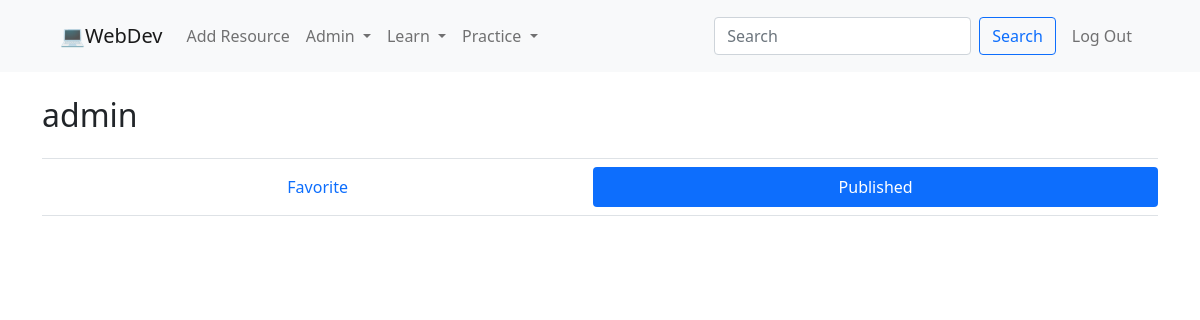
The page /published (signed in) on the database as committed earlier.
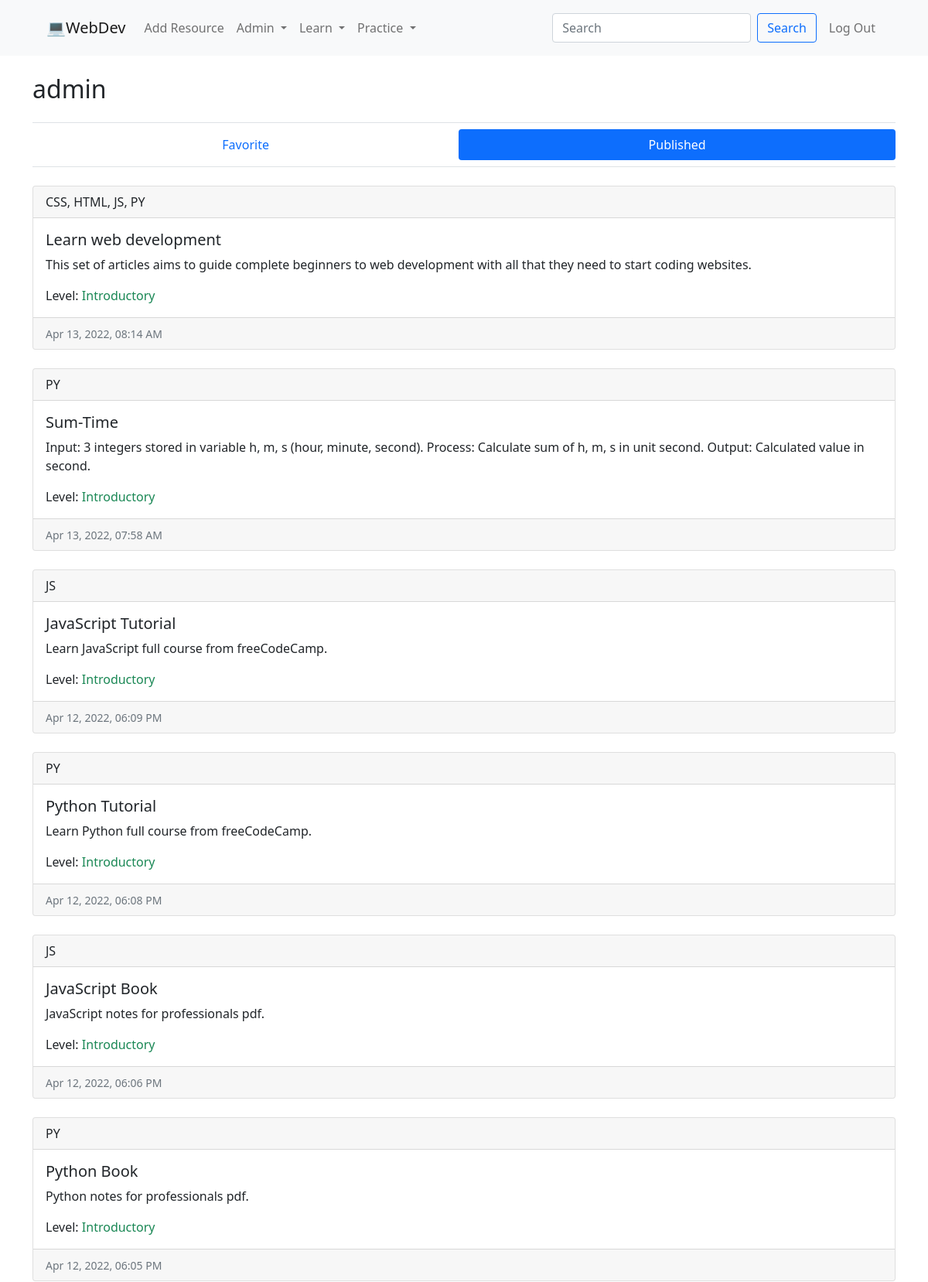
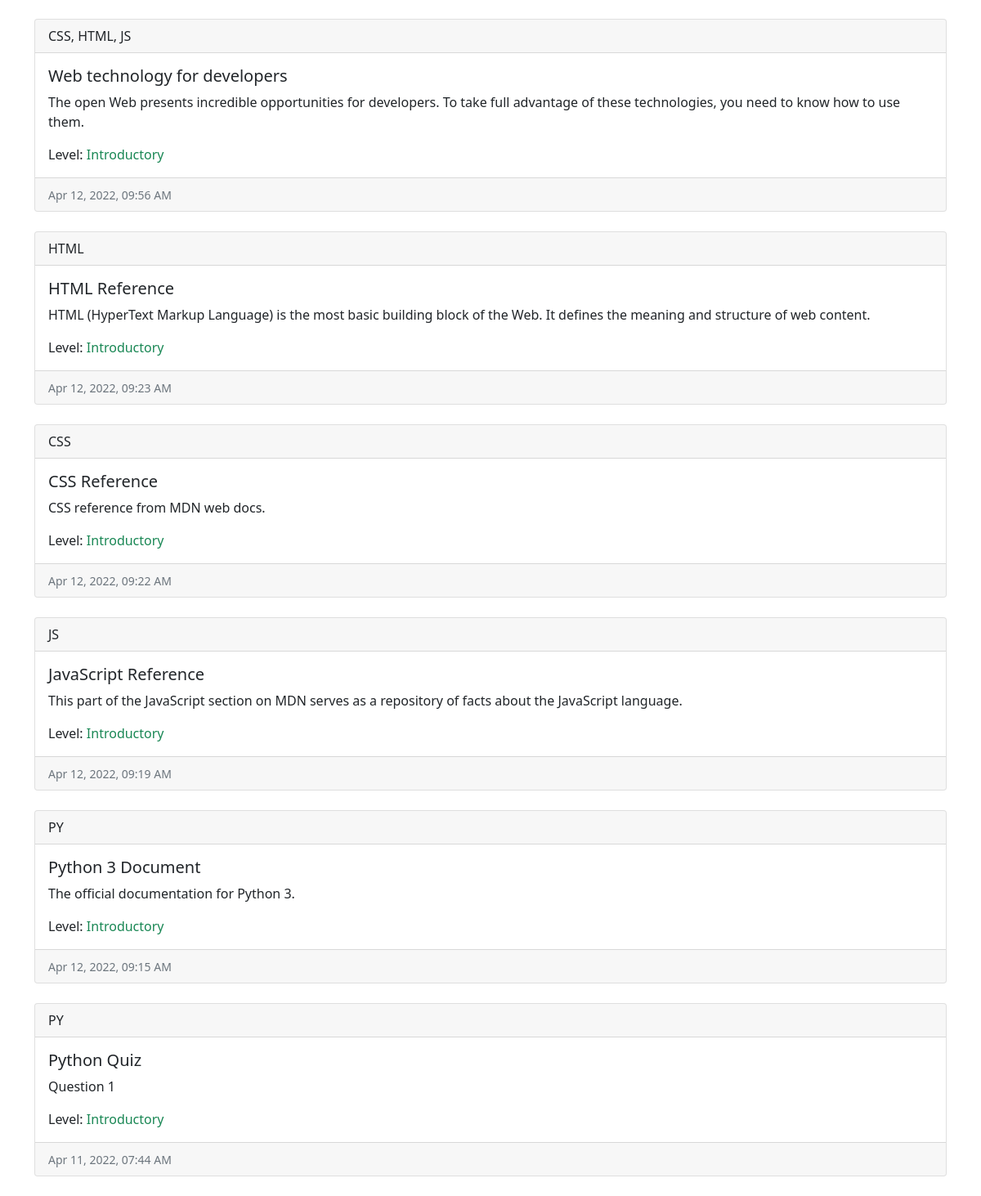
The same page on the database as committed later (2 pictures, top to bottom).
### webdev/models.py (models this page shows, shortened)
class Resource(models.Model):
    CATEGORY_CHOICES = [
        ("BOOK", "Book"),
        ("CODE", "Code"),
        ("CRS", "Course"),
        ("DOC", "Document"),
        ("QUIZ", "Quiz"),
        ("VID", "Video")
    ]
    LEVEL_CHOICES = [
        ("INTR", "Introductory"),
        ("MEDI", "Intermediate"),
        ("ADVC", "Advanced")
    ]
    title = models.CharField(max_length=150)
    description = models.TextField()
    url = models.URLField(max_length=255)
    embeddable = models.BooleanField()
    category = models.CharField(max_length=4, choices=CATEGORY_CHOICES)
    timestamp = models.DateTimeField(auto_now_add=True)
    user = models.ForeignKey("User", on_delete=models.SET_NULL, related_name="added_by", null=True)
    like = models.ManyToManyField("User", related_name="liker", blank=True)
    favorite = models.ManyToManyField("User", related_name="favoriter", blank=True)
    language = models.ManyToManyField("Language", related_name="lang")
    level = models.CharField(max_length=4, choices=LEVEL_CHOICES)
    def serialize(self):
        return {
            "id": self.id,
            "title": self.title,
            "description": self.description,
            "timestamp": self.timestamp.strftime("%b %d, %Y, %I:%M %p"),
            "language": ", ".join([lang.language for lang in self.language.all()]),
            "level": self.level
        }

class Language(models.Model):
    LANGUAGE_CHOICES = [
        ("CSS", "CSS"),
        ("HTML", "HTML"),
        ("JS", "JavaScript"),
        ("PY", "Python")
    ]
    language = models.CharField(max_length=4, unique=True, choices=LANGUAGE_CHOICES)
    def __str__(self):
        return self.language

### webdev/views.py (the view)
# urls.py: path("<str:content_type>", views.content, name="content"),
def content(request, content_type):
    if content_type not in CATEGORY.keys():
        return render(request, "webdev/content.html", {
            "message": "Invalid content type."
        }, status=404)
    if not request.user.is_authenticated and content_type in ["favorite", "published"]:
        return render(request, "webdev/content.html", {
            "message": "Login required."
        }, status=401)
    if content_type == "favorite":
        resources = Resource.objects.filter(favorite__pk=request.user.pk)
    elif content_type == "published":
        resources = Resource.objects.filter(user=request.user)
    else:
        resources = Resource.objects.filter(category=CATEGORY[content_type]["cap"])
    resources = resources.order_by("-timestamp")
    return render(request, "webdev/content.html", {
        "level": LEVEL,
        "resources": resources,
        "category": CATEGORY[content_type]
    })

### webdev/views.py (called while the page is built)
@register.filter
def get_item(dictionary, key):
    return dictionary.get(key)

### webdev/templates/webdev/content.html (shortened to what this page needs)
{% extends  "webdev/layout.html" %}
{% block body %}
    {% if message %}
        <h2>{{ message }}</h2>
    {% else %}
        {% if category.view == "learn" %}
            <div id="learn-view">
                <h2 class="mb-4">Learn</h2>
                <nav class="nav nav-pills flex-column flex-sm-row mb-4 py-2 border-top border-bottom">
                    <a id="tab-book" class="flex-sm-fill text-sm-center nav-link nav-tab {% if category.cap == 'BOOK' %}active{% endif %}" data-content="book">Book</a>
                    <a id="tab-course" class="flex-sm-fill text-sm-center nav-link nav-tab {% if category.cap == 'CRS' %}active{% endif %}" data-content="crs">Course</a>
                    <a id="tab-document" class="flex-sm-fill text-sm-center nav-link nav-tab {% if category.cap == 'DOC' %}active{% endif %}" data-content="doc">Document</a>
                    <a id="tab-video" class="flex-sm-fill text-sm-center nav-link nav-tab {% if category.cap == 'VID' %}active{% endif %}" data-content="vid">Video</a>
                </nav>
            </div>
        {% elif category.view == "user" and user.is_authenticated %}
            <div id="user-view">
                <h2 class="mb-4">{{ user.username }}</h2>
                <nav class="nav nav-pills flex-column flex-sm-row mb-4 py-2 border-top border-bottom">
                    <a id="tab-favorite" class="flex-sm-fill text-sm-center nav-link nav-tab {% if category.cap == 'FAV' %}active{% endif %}" data-content="fav">Favorite</a>
                    <a id="tab-published" class="flex-sm-fill text-sm-center nav-link nav-tab {% if category.cap == 'PUB' %}active{% endif %}" data-content="pub">Published</a>
                </nav>
            </div>
        {% endif %}
        <div id="content">
            {% for resource in resources %}
                <div class="card mb-4">
                    <a class="text-body text-decoration-none" href="{% url 'resource' resource.pk %}">
                        <div class="card-header">{{ resource.language.all|join:", " }}</div>
                        <div class="card-body">
                            <h5 class="card-title">{{ resource.title }}</h5>
                            <p class="card-text">{{ resource.description }}</p>
                            {% with lv=level|get_item:resource.level %}
                                <p class="card-text">Level: <span class="{{ lv.color }}">{{ lv.full }}</span></p>
                            {% endwith %}
                        </div>
                        <div class="card-footer"><small class="text-muted">{{ resource.serialize.timestamp }}</small></div>
                    </a>
                </div>
            {% endfor %}
        </div>
    {% endif %}
{% endblock %}

Rows that differ between the two databases and show on the page:
added Resource: language.all "CSS, HTML, JS, PY", title "Learn web development", description "This set of articles aims to guide complete beginners to web development with all that they need to start coding websites.", full "Introductory", serialize.timestamp "Apr 13, 2022, 08:14 AM"
added Resource: language.all "PY", title "Sum-Time", description "Input: 3 integers stored in variable h, m, s (hour, minute, second). Process: Calculate sum of h, m, s in unit second. Output: Calculated value in second.", full "Introductory", serialize.timestamp "Apr 13, 2022, 07:58 AM"
added Resource: language.all "JS", title "JavaScript Tutorial", description "Learn JavaScript full course from freeCodeCamp.", full "Introductory", serialize.timestamp "Apr 12, 2022, 06:09 PM"
added Resource: language.all "PY", title "Python Tutorial", description "Learn Python full course from freeCodeCamp.", full "Introductory", serialize.timestamp "Apr 12, 2022, 06:08 PM"
added Resource: language.all "JS", title "JavaScript Book", description "JavaScript notes for professionals pdf.", full "Introductory", serialize.timestamp "Apr 12, 2022, 06:06 PM"
added Resource: language.all "PY", title "Python Book", description "Python notes for professionals pdf.", full "Introductory", serialize.timestamp "Apr 12, 2022, 06:05 PM"
added Resource: language.all "CSS, HTML, JS", title "Web technology for developers", description "The open Web presents incredible opportunities for developers. To take full advantage of these technologies, you need to know how to use them.", full "Introductory", serialize.timestamp "Apr 12, 2022, 09:56 AM"
added Resource: language.all "HTML", title "HTML Reference", description "HTML (HyperText Markup Language) is the most basic building block of the Web. It defines the meaning and structure of web content.", full "Introductory", serialize.timestamp "Apr 12, 2022, 09:23 AM"
added Resource: language.all "CSS", title "CSS Reference", description "CSS reference from MDN web docs.", full "Introductory", serialize.timestamp "Apr 12, 2022, 09:22 AM"
added Resource: language.all "JS", title "JavaScript Reference", description "This part of the JavaScript section on MDN serves as a repository of facts about the JavaScript language.", full "Introductory", serialize.timestamp "Apr 12, 2022, 09:19 AM"
added Resource: language.all "PY", title "Python 3 Document", description "The official documentation for Python 3.", full "Introductory", serialize.timestamp "Apr 12, 2022, 09:15 AM"
added Resource: language.all "PY", title "Python Quiz", description "Question 1", full "Introductory", serialize.timestamp "Apr 11, 2022, 07:44 AM"
